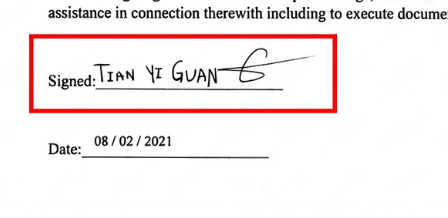
#> input picture 05-Tech/Tools/文字打码项目/test.png, 448 x 218 px
$ python -i signature_detector_v5_1.py   (imports and definitions only)
#> lines starting #> are read from the running program, lines starting #| are printed output that depends on the picture; after the words box and inside, x2 and y2 are one past the last pixel; in counts of white or black regions, pixels touching at a corner belong together; long printed decimals are rounded
#> further down, picture is the input picture: shape (218, 448, 3); mean B, G, R 237.8, 237.8, 245.4
# ==========================================
# 签名检测与打码 v5.1
# 修复：调整日期排除逻辑，避免误排签名
# ==========================================

import cv2
import base64
import numpy as np
import os
from openai import OpenAI

# ========== API 配置 ==========
API_KEY = os.getenv("GLM_API_KEY", "ec06750a1d0447cb8bcfd28879a57bff.4yNBx2M2CBNd6zXu")

# [4 lines that did not run here, left out]


def encode_image(image_path):
    with open(image_path, "rb") as f:
        return base64.b64encode(f.read()).decode("utf-8")


# [42 lines left out: function glm_check_has_signature, not called in this run]


def find_signature_region(image):
    """
    找签名区域，用评分而不是硬排除
    """
    gray = cv2.cvtColor(image, cv2.COLOR_BGR2GRAY)
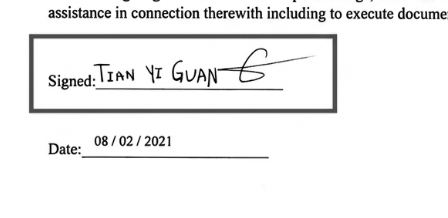
#> gray: shape (218, 448); min 0, max 255, mean 240
    img_h, img_w = image.shape[:2]
#> img_h = 218; img_w = 448

    # 二值化
    binary = cv2.adaptiveThreshold(
        gray, 255,
        cv2.ADAPTIVE_THRESH_GAUSSIAN_C,
        cv2.THRESH_BINARY_INV,
        15, 10
    )
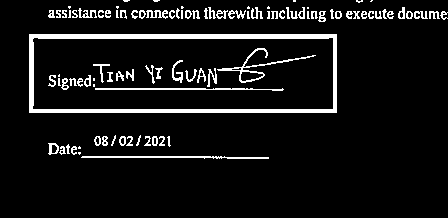
#> binary: shape (218, 448); 7.9% white; 97 white regions (23 under 20 px), largest, box (x1, y1, x2, y2) and area: (29, 34, 337, 113) 3388, (217, 48, 316, 83) 388, (81, 156, 269, 159) 373

    binary_original = binary.copy()

    # 形态学连接
    kernel = cv2.getStructuringElement(cv2.MORPH_RECT, (25, 8))
    connected = cv2.dilate(binary, kernel, iterations=2)
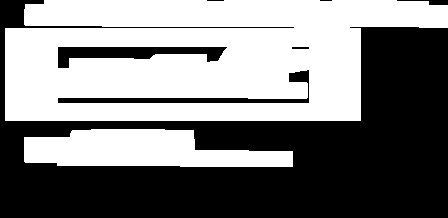
#> connected: shape (218, 448); 49.7% white; 2 white regions

    # 找轮廓
    contours, _ = cv2.findContours(connected, cv2.RETR_EXTERNAL, cv2.CHAIN_APPROX_SIMPLE)
#> contours = 2 contours; box (x1, y1, x2, y2) and area: (5, 0, 448, 121) 43482, (24, 129, 293, 167) 7132

    candidates = []

    for cnt in contours:
        x, y, w, h = cv2.boundingRect(cnt)

        # 基本尺寸过滤
        if w < 30 or h < 10:
            continue
        if w * h > img_w * img_h * 0.6:
            continue

        # 计算特征
        roi_binary = binary_original[y:y+h, x:x+w]
        density = np.sum(roi_binary > 0) / (w * h) if w * h > 0 else 0
        aspect_ratio = w / h
        area = w * h
        relative_y = y / img_h

        # ========== 评分系统（不硬排除）==========
        score = 0

        # 1. 宽高比：签名通常横向，宽高比2-8分最高
        if aspect_ratio >= 2:
            score += min(aspect_ratio / 4, 1) * 30  # 最高30分
        elif aspect_ratio >= 1.5:
            score += 15

        # 2. 宽度：签名通常比较宽（>100像素）
        if w > 150:
            score += 25
        elif w > 100:
            score += 20
        elif w > 50:
            score += 10

        # 3. 密度：签名密度通常0.05-0.2
        if 0.05 <= density <= 0.2:
            score += 20
        elif 0.02 <= density <= 0.3:
            score += 10

        # 4. 高度：签名有一定高度（不会太矮）
        if h > 30:
            score += 15
        elif h > 20:
            score += 10

        # 5. 面积
        if area > 3000:
            score += 10

        # ========== 日期惩罚（不是排除，是降分）==========
        # 日期特征：窄、矮、在最下方
        is_date_like = False

        # 非常窄且矮，且在最下方
        if w < 150 and h < 30 and relative_y > 0.7:
            score -= 30  # 惩罚
            is_date_like = True

        # 宽高比小于3且高度小于25，可能是日期
        if aspect_ratio < 3 and h < 25 and relative_y > 0.6:
            score -= 20
            is_date_like = True

        print(f"   区域 [{x}, {y}, {x+w}, {y+h}]: w={w}, h={h}, 宽高比={aspect_ratio:.1f}, 密度={density:.2f}, 评分={score}")
        if is_date_like:
            print(f"      (可能是日期，已降分)")

        if score > 0:  # 只保留正分的候选
            candidates.append({
                'box': [x, y, x+w, y+h],
                'width': w,
                'height': h,
                'density': density,
                'aspect_ratio': aspect_ratio,
                'score': score
            })
#> this loop made 2 passes
#> (x, y, w, h, density, aspect_ratio, area, relative_y) on passes 1 to 2: (24, 129, 269, 38, 0.0867, 7.08, 10222, 0.592), (5, 0, 443, 121, 0.128, 3.66, 53603, 0)
#|    区域 [24, 129, 293, 167]: w=269, h=38, 宽高比=7.1, 密度=0.09, 评分=100
#|    区域 [5, 0, 448, 121]: w=443, h=121, 宽高比=3.7, 密度=0.13, 评分=97.459
#> pass 1, in find_signature_region, `roi_binary = binary_original[y:y+h, x:x+w]`:
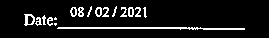
#> roi_binary: shape (38, 269); 8.7% white in thin lines or dots, all inside (x1, y1, x2, y2) = (24, 6, 245, 30)
#> pass 2, in find_signature_region, `roi_binary = binary_original[y:y+h, x:x+w]`:
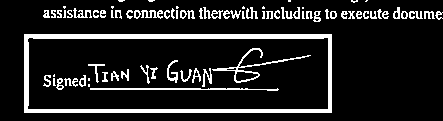
#> roi_binary: shape (121, 443); 12.8% white; 80 white regions (21 under 20 px), largest, box (x1, y1, x2, y2) and area: (24, 34, 332, 113) 3388, (212, 48, 311, 83) 388, (90, 88, 279, 91) 347
#> after the loop, candidates = 2 items

    # 按评分排序
    candidates.sort(key=lambda x: x['score'], reverse=True)

    return candidates


# [127 lines left out: functions refine_to_handwriting, apply_mask, detect_and_mask, not called in this run]


# [10 lines not run here, left out]

>>> import cv2
>>> picture = cv2.imread('test.png')
>>> result = find_signature_region(picture)
#> result = 2 items
